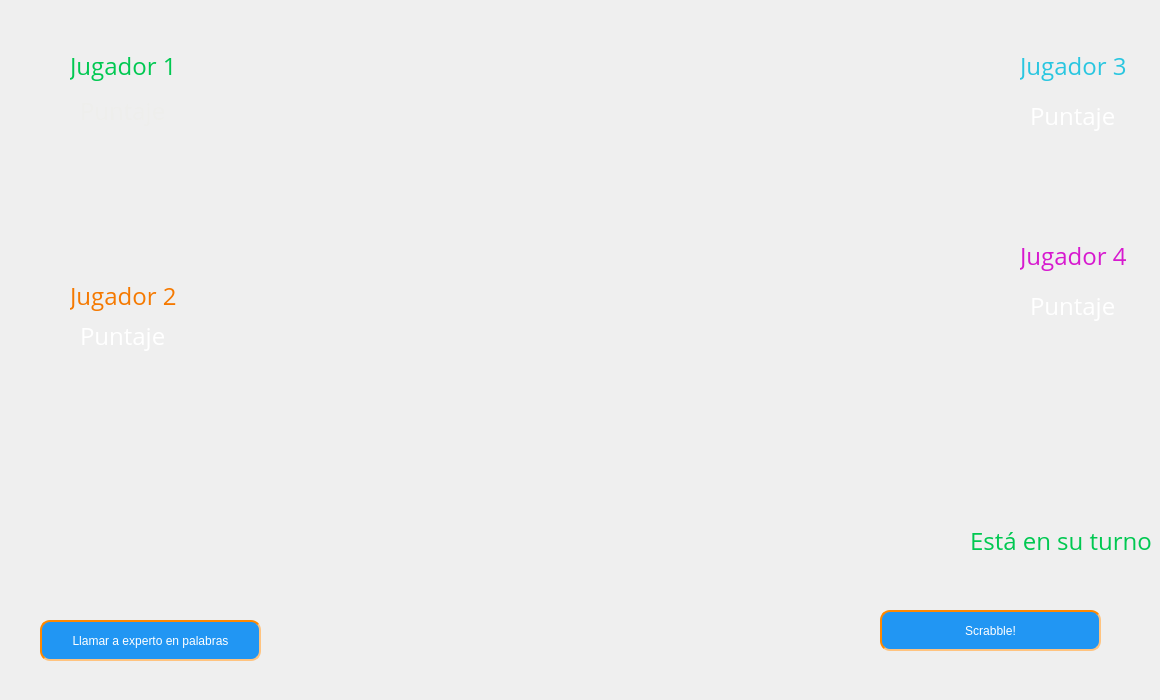
    <widget class="QWidget" name="GameBoard">
     <widget class="QWidget" name="gridLayoutWidget">
      <property name="geometry">
       <rect>
        <x>240</x>
        <y>10</y>
        <width>691</width>
        <height>581</height>
       </rect>
      </property>
      <layout class="QGridLayout" name="gridLayout_3"/>
     </widget>
     <widget class="QPushButton" name="pushButton_3">
      <property name="geometry">
       <rect>
        <x>40</x>
        <y>620</y>
        <width>221</width>
        <height>41</height>
       </rect>
      </property>
      <property name="styleSheet">
       <string notr="true">background-color: rgb(33, 150, 243);
color: rgb(255, 255, 255);
border-radius: 10px;
border-width : 1.5px;
border-style:inset;
border-color: rgb(255, 136, 0);
</string>
      </property>
      <property name="text">
       <string>Llamar a experto en palabras</string>
      </property>
     </widget>
     <widget class="QPushButton" name="pushButton_4">
      <property name="geometry">
       <rect>
        <x>880</x>
        <y>610</y>
        <width>221</width>
        <height>41</height>
       </rect>
      </property>
      <property name="styleSheet">
       <string notr="true">background-color: rgb(33, 150, 243);
color: rgb(255, 255, 255);
border-radius: 10px;
border-width : 1.5px;
border-style:inset;
border-color: rgb(255, 136, 0);
</string>
      </property>
      <property name="text">
       <string>Scrabble!</string>
      </property>
     </widget>
     <widget class="QWidget" name="horizontalLayoutWidget">
      <property name="geometry">
       <rect>
        <x>290</x>
        <y>600</y>
        <width>551</width>
        <height>91</height>
       </rect>
      </property>
      <layout class="QHBoxLayout" name="horizontalLayout_2"/>
     </widget>
     <widget class="QLabel" name="label_17">
      <property name="geometry">
       <rect>
        <x>70</x>
        <y>50</y>
        <width>111</width>
        <height>31</height>
       </rect>
      </property>
      <property name="font">
       <font>
        <family>Open Sans</family>
        <pointsize>18</pointsize>
       </font>
      </property>
      <property name="styleSheet">
       <string notr="true">color: rgb(0, 200, 81);</string>
      </property>
      <property name="text">
       <string>Jugador 1</string>
      </property>
     </widget>
     <widget class="QLabel" name="label_18">
      <property name="geometry">
       <rect>
        <x>80</x>
        <y>90</y>
        <width>91</width>
        <height>41</height>
       </rect>
      </property>
      <property name="font">
       <font>
        <family>Open Sans</family>
        <pointsize>18</pointsize>
       </font>
      </property>
      <property name="styleSheet">
       <string notr="true">color: rgb(238, 238, 236);</string>
      </property>
      <property name="text">
       <string>Puntaje</string>
      </property>
     </widget>
     <widget class="QLabel" name="label_19">
      <property name="geometry">
       <rect>
        <x>70</x>
        <y>280</y>
        <width>111</width>
        <height>31</height>
       </rect>
      </property>
      <property name="font">
       <font>
        <family>Open Sans</family>
        <pointsize>18</pointsize>
       </font>
      </property>
      <property name="styleSheet">
       <string notr="true">color: rgb(245, 121, 0);</string>
      </property>
      <property name="text">
       <string>Jugador 2</string>
      </property>
     </widget>
     <widget class="QLabel" name="label_20">
      <property name="geometry">
       <rect>
        <x>80</x>
        <y>320</y>
        <width>101</width>
        <height>31</height>
       </rect>
      </property>
      <property name="font">
       <font>
        <family>Open Sans</family>
        <pointsize>18</pointsize>
       </font>
      </property>
      <property name="styleSheet">
       <string notr="true">color: rgb(255, 255, 255);</string>
      </property>
      <property name="text">
       <string>Puntaje</string>
      </property>
     </widget>
     <widget class="QLabel" name="label_21">
      <property name="geometry">
       <rect>
        <x>1020</x>
        <y>50</y>
        <width>111</width>
        <height>31</height>
       </rect>
      </property>
      <property name="font">
       <font>
        <family>Open Sans</family>
        <pointsize>18</pointsize>
       </font>
      </property>
      <property name="styleSheet">
       <string notr="true">color: rgb(41, 198, 224);</string>
      </property>
      <property name="text">
       <string>Jugador 3</string>
      </property>
     </widget>
     <widget class="QLabel" name="label_37">
      <property name="geometry">
       <rect>
        <x>1030</x>
        <y>290</y>
        <width>101</width>
        <height>31</height>
       </rect>
      </property>
      <property name="font">
       <font>
        <family>Open Sans</family>
        <pointsize>18</pointsize>
       </font>
      </property>
      <property name="styleSheet">
       <string notr="true">color: rgb(255, 255, 255);</string>
      </property>
      <property name="text">
       <string>Puntaje</string>
      </property>
     </widget>
     <widget class="QLabel" name="label_40">
      <property name="geometry">
       <rect>
        <x>1030</x>
        <y>100</y>
        <width>101</width>
        <height>31</height>
       </rect>
      </property>
      <property name="font">
       <font>
        <family>Open Sans</family>
        <pointsize>18</pointsize>
       </font>
      </property>
      <property name="styleSheet">
       <string notr="true">color: rgb(255, 255, 255);</string>
      </property>
      <property name="text">
       <string>Puntaje</string>
      </property>
     </widget>
     <widget class="QLabel" name="label_38">
      <property name="geometry">
       <rect>
        <x>1020</x>
        <y>240</y>
        <width>111</width>
        <height>31</height>
       </rect>
      </property>
      <property name="font">
       <font>
        <family>Open Sans</family>
        <pointsize>18</pointsize>
       </font>
      </property>
      <property name="styleSheet">
       <string notr="true">color: rgb(215, 25, 207);</string>
      </property>
      <property name="text">
       <string>Jugador 4</string>
      </property>
     </widget>
     <widget class="QLabel" name="label_39">
      <property name="geometry">
       <rect>
        <x>970</x>
        <y>510</y>
        <width>181</width>
        <height>61</height>
       </rect>
      </property>
      <property name="font">
       <font>
        <family>Open Sans</family>
        <pointsize>18</pointsize>
       </font>
      </property>
      <property name="styleSheet">
       <string notr="true">color: rgb(0, 200, 81);</string>
      </property>
      <property name="text">
       <string>Está en su turno</string>
      </property>
     </widget>
    </widget>
